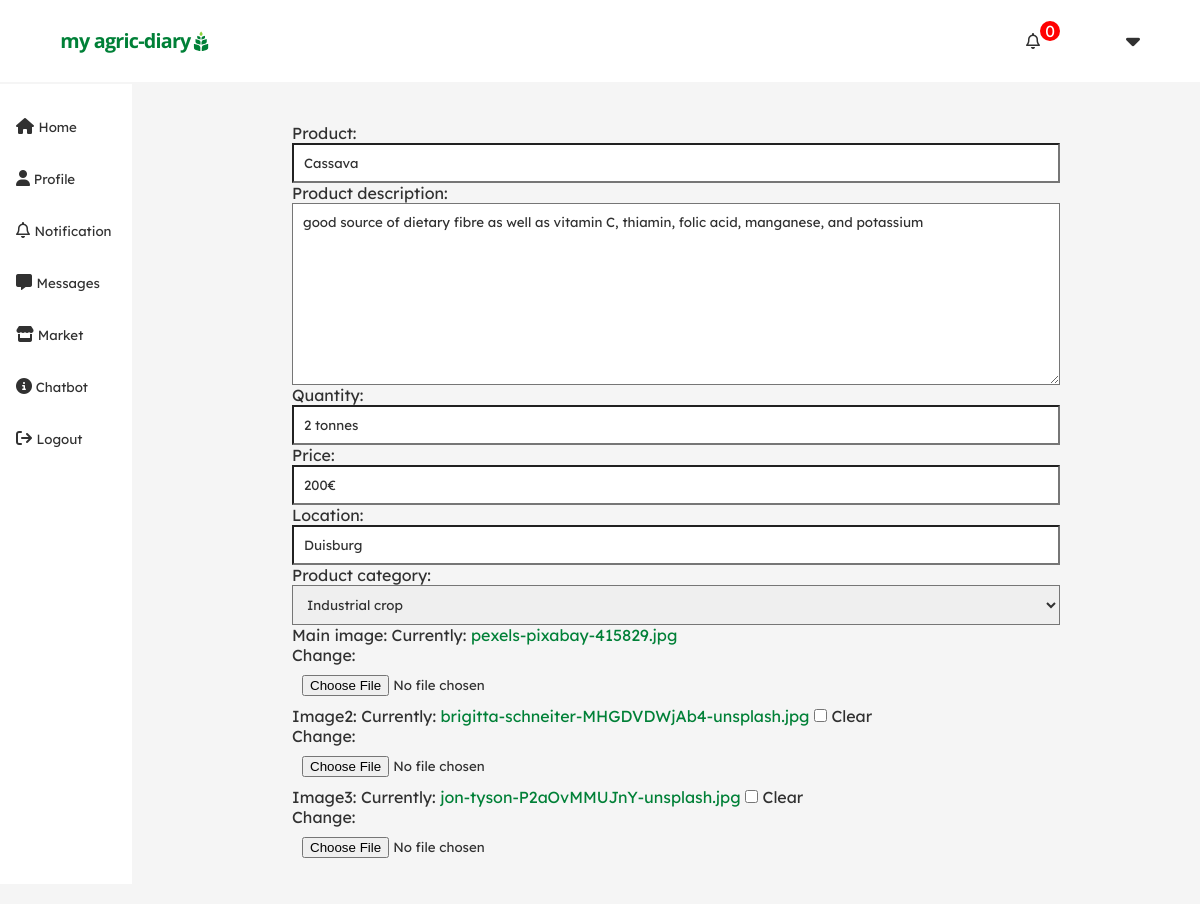
The page /market/editproduct/1/ (signed in) on the database its author committed.
### account/models.py (models this page shows)
class CustomUser(AbstractUser):
    email = models.EmailField(unique=True)
    first_name = models.CharField( max_length=100 , blank=False)
    last_name= models.CharField( max_length=100 , blank=False )
    bio=models.CharField(max_length=400,blank=True, null=True)
    location = CountryField(blank_label='(select country)')
    profile_pic=models.ImageField( upload_to='profilepics/' ,blank=True, null=True,validators=[FileExtensionValidator(['jpg','png',])])
    is_student = models.BooleanField(default=False)
    course = models.CharField(max_length=100 ,blank=True, null=True)
    instituition = models.CharField(max_length=100 ,blank=True, null=True)
    profession=models.CharField(max_length=100 ,blank=True, null=True)
    company = models.CharField(max_length=100 ,blank=True, null=True)
    date_joined = models.DateTimeField( auto_now_add=True)
    is_active = models.BooleanField( default=True)
    username = None
    USERNAME_FIELD = 'email'
    REQUIRED_FIELDS = []
    objects = UserManager()
    def __str__(self):
        return self.last_name

### marketplace/models.py (models this page shows, shortened)
class ProductItem(models.Model):
    user_profile=models.ForeignKey(CustomUser, on_delete=models.CASCADE)
    product=models.CharField(max_length=200 )
    product_description=models.CharField(max_length=400 )
    quantity=models.CharField(max_length=200 )
    price=models.CharField(max_length=200 )
    location=models.CharField(max_length=200)
    main_image=models.ImageField()
    image2=models.ImageField(blank=True, null=True)
    image3=models.ImageField(blank=True, null=True)
    product_category=models.CharField(choices=category, max_length=20, default='none')
    view_count=models.IntegerField(default=0 )

### marketplace/views.py (the view)
# urls.py: path('editproduct/<slug:slug>/',views.edit_product , name='edit_product'),
@login_required(login_url='login')
def edit_product (request,slug):
    productitem=get_object_or_404(ProductItem,id=slug)
    if productitem.user_profile== request.user:
        if request.method == 'POST':
            form=ProductUpdate(request.POST or None, request.FILES or None, instance=productitem)
            if form.is_valid():
                obj= form.save(commit=False)
                obj.save()
                productitem = obj
                messages.success(request,'Product succesfully updated')
                return redirect ('myproducts' )
        else:
            form = ProductUpdate(instance=productitem)
            context={
                "form":form,
                'productitem':productitem
            }
            return render (request,'marketplace/edit_product.html',context)
    else:
        return redirect ('market')

### marketplace/forms.py (shortened to what this page needs)
class ProductUpdate(forms.ModelForm):
    class Meta:
        model = ProductItem
        fields = ('product','product_description','quantity','price','location','product_category','main_image','image2','image3')
        widgets ={
            'product_description': forms.Textarea(attrs={ 'row':5,})
        }
    def __init__(self, *args, **kwargs):
        print('Init calles----------------------------------')
        super().__init__(*args, **kwargs)
        for field in self.fields:
            self.fields[ field ].widget.attrs.update({'class':'productform'})

### Friends/context_processors.py (called while the page is built)
def friendSuggestions(request):
        if request.user.is_authenticated:
            user = request.user
            network = Network.objects.get(user=request.user)
            friendsuggestions= suggestions(request,network=network)
            return {'friendsuggestions':friendsuggestions,'mynetwork':network}
        else:
                return {}

def suggestions(request, network):
    friends = network.following.all()
    user=request.user
    print(friends)
    suggestions =Network.objects.filter(
        following__in = friends).exclude(id=network.id).distinct()
    return suggestions

### notification/context_processors.py (called while the page is built)
def notificationCount(request):
        if request.user.is_authenticated:
            user = request.user
            notification = NotificationUser.objects.get(user = user)
            count = notification.mynotification.all().filter(is_read = False)
            return {'count':count.count}
        else:
                return {}

### marketplace/templates/marketplace/edit_product.html (shortened to what this page needs)
{% extends 'main/base.html'%}
{% block content %}
<div class="edit-product-container">
        <form action="{% url 'edit_product' slug=productitem.id %}" method="post" enctype="multipart/form-data">
            {{form.as_p}}
        </form>
</div>
{% endblock %}

### templates/main/base.html (shortened to what this page needs)
{% load static %}
<!DOCTYPE html>
<html lang="en">
<head>
    <link rel="stylesheet" href="{% static 'styles/mainstyle.css'%}">
    <link rel="stylesheet" href="{% static stylesheet %}">
</head>
<body>
        <header>
            <div class="logo">
             <a href="../../../">   <img src="{% static 'images/my agric-diary.png'%}" width="100%"></a>
            </div>
            <div class="header-right">
                    {% if request.user.is_authenticated %}
                            <span>
                                <a href="{% url 'notification' %}">
                                    <span class="notification-wrapper">
                                        <span class="notification-counter">
                                               <span><i class="fa-regular fa-bell"> </i> </span>
                                                <span id="counter"> {{count}} </span>
                                        </span>
                                    </span>
                                </a>
                            </span>
                        <span>
                            {% if request.user.profile_pic %}
                            <a href="{% url 'profile' request.user.id %}">
                                <div class="roundedprofile" style="background:url('{{request.user.profile_pic.url}}') ;background-position: center; background-size: contain;">  </div> </a>
                            {% else %}
                            <a href="{% url 'profile' request.user.id %}">   <img src="https://encrypted-tbn0.gstatic.com/images?q=tbn:ANd9GcR9RzmCAKhjBMu6GN8LHxNLTw8Vt347xfIXWA&usqp=CAU" alt="" width="30px"></a>
                            {% endif %}
                        </span>
                            <span class="dropdown">
                                <span class="dropbtn" onclick="myFunction(data='myDropdown{{article.id}}')"> <i class="fa-solid fa-caret-down"></i></span>
                              </span>
                    {% else %}
                        <span> <a href="{% url 'login' %}"> Login </a> </span>
                        <span> <a href="{% url 'signup' %}"> Signup </a></span>
                    {% endif %}
            </div>
        </header>
   <div class="flex-container">
    <div class="bodynav_right">
        <a href="../../../"> <i class="fa-solid fa-house"></i> <small> Home </small></a>
        <a href="{% url 'profile'  request.user.id %}"> <i class="fa-solid fa-user"></i><small>  Profile</small> </a>
        <a href="{% url 'notification' %}"> <i class="fa-regular fa-bell"></i> <small> Notification </small>  </a>
        <a href="{% url 'chatlobby' %}"> <i class="fa-solid fa-message"></i>  <small> Messages </small></a>
        <a href="{% url 'market' %}"> <i class="fa-solid fa-store"></i><small>  Market </small> </a>
        <a href="{% url 'ai_room' %}"> <i class="fa-solid fa-circle-info"></i><small> Chatbot </small>  </a>
        <a href="{% url 'logout' %}"><i class="fa-solid fa-arrow-right-from-bracket"></i> <small> Logout  </small></a>
    </div>
        {% block content %}
        {% endblock%}
    </div>
</body>
</html>

### static/styles/mainstyle.css (style rules this page uses)
* { padding: 0; margin:0; box-sizing: border-box; font-family: 'Lexend Deca', sans-serif; color:#313131; }
:root { --primary-color:#4ba064; --primary-color:#008037; }
body { background-color: #f2f1ef; background-color: #f5f5f5; }
.flex-container { display: flex; align-items: flex-start; display: flex; justify-content: left; gap: 20px; }
a { text-decoration:none; color:var(--primary-color); }
.bodynav_right { padding: 1rem; height: 100vh; background-color: #fff; position: sticky; top:80px; display: flex; flex-direction: column; grid-area: 1rem; margin-top: -23px; }
.bodynav_right a { padding-block: 1rem; width: 100px; }
header { display:flex; align-items:center; justify-content: space-between; margin-bottom: 25px; padding-inline:5%; padding-block: 1.2rem; position: sticky; width: 100%; top: 0; background-color: white; color: #4ba064; z-index: 100; }
header a { color: #4ba064; }
.header-right { display:flex; gap:20px; align-items:center; }
.notification-counter { position:relative; margin-right: 1rem; }
#counter { position: absolute; top: -10px; right: -20px; background-color: red; color: white; border-radius: 50%; padding: 0px 5px; }
.productform { width:100%; padding:10px 10px; display:block; }
input,select,button,textarea { -webkit-border-radius:0; border-radius:0; }
.roundedprofile { display: block; height: 30px !important; width: 30px !important; border-radius: 50%; object-fit: contain; }

### marketplace/templates/marketplace/edit_product.html (style rules this page uses)
.edit-product-container { width:100%; margin: auto; max-width: 800px; padding: 1rem; }
input { padding: 1rem; }

### templates/main/base.html (style rules this page uses)
.dropdown { position: relative; display: inline-block; }
.dropbtn { font-size: 1.4rem; margin-top: -5px; }

### rows shown on the page
ProductItem: product "Cassava", product_description "good source of dietary fibre as well as vitamin C, thiamin, folic acid, manganese, and potassium", quantity "2 tonnes", price "200€", location "Duisburg", product_category "Industrial crop"

### other values the page prints
{{ count }} "0"
